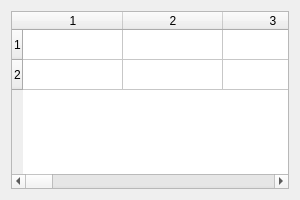
<?xml version="1.0" encoding="UTF-8"?>
<ui version="4.0"><class>Dialog</class><widget class="QDialog" name="Dialog"><property name="geometry"><rect><x>0</x><y>0</y><width>300</width><height>200</height></rect></property><property name="windowTitle"><string>Scroll wide_2x20</string></property><layout class="QVBoxLayout" name="verticalLayout"><property name="leftMargin"><number>11</number></property><property name="topMargin"><number>11</number></property><property name="rightMargin"><number>11</number></property><property name="bottomMargin"><number>11</number></property><property name="spacing"><number>6</number></property><item><widget class="QTableWidget" name="table"><property name="rowCount"><number>2</number></property><property name="columnCount"><number>20</number></property></widget></item></layout></widget></ui>
